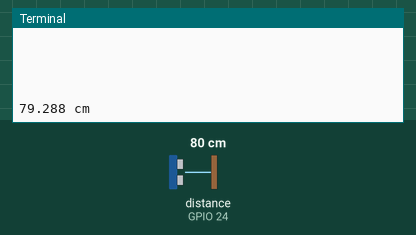
Bench run of a program on a simulated Raspberry Pi (BCM pin numbers). On the bench: the last lines printed to the terminal. The inputs (shaded band) are chosen by the test bench; at power-on: distance to the obstacle (sensor on GPIO 24) 80 cm. The echo pulse lasts 58.3 µs per cm; library files of the repository ran but are not shown: hcsr04.py.

Above: at 1.2 s.
1.3 s: distance to the obstacle (sensor on GPIO 24) set to 2 cm
At 1.88 s:
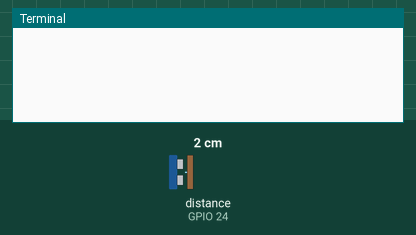
2.8 s: distance to the obstacle (sensor on GPIO 24) set to 4 cm
At 2.9 s:
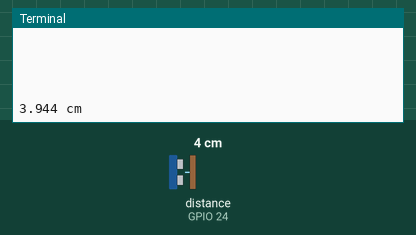
Timing chart, 0 to 5.8 s (numbered marks = the images above; inputs shaded):
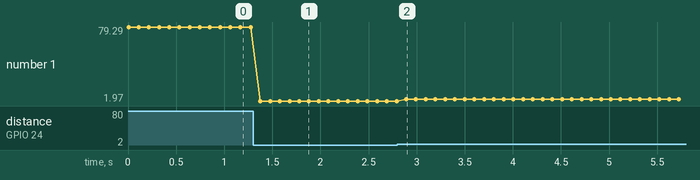

The program:

14_measure_distance.py
```python
#!/usr/bin/env python
import RPi.GPIO as GPIO
import time
from hcsr04 import HcSr04

trigger = 23
echo = 24

distance_sensor = None

def setup():
    global distance_sensor
    GPIO.setmode(GPIO.BCM)
    distance_sensor = HcSr04(trigger=trigger, echo=echo)

def loop():
    global distance_sensor
    while True:
        print('\n' * 30)
        distance = distance_sensor.measure_distance_cm()
        print('{:.3f} cm'.format(distance) if
              distance is not None else 'out of range')
        time.sleep(0.1)
        pass

def cleanup():
    print('clean exit')
    GPIO.cleanup()

if __name__ == '__main__':
    setup()
    try:
        loop()
    except KeyboardInterrupt:
        cleanup()
```

Measured:
- after the input at 1.3 s, the terminal: prints a new line after 0.08 s (image 1)
- after the input at 2.8 s, the terminal: prints a new line after 0.09 s (image 2)
- plotted number 1: 79.29 → 1.97 after the input at 1.3 s, 1.97 → 3.94 after the input at 2.8 s
